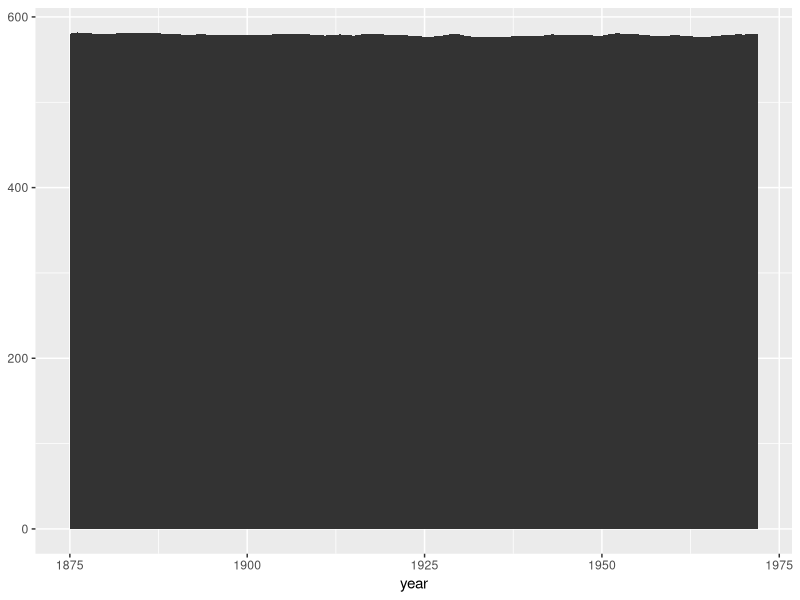
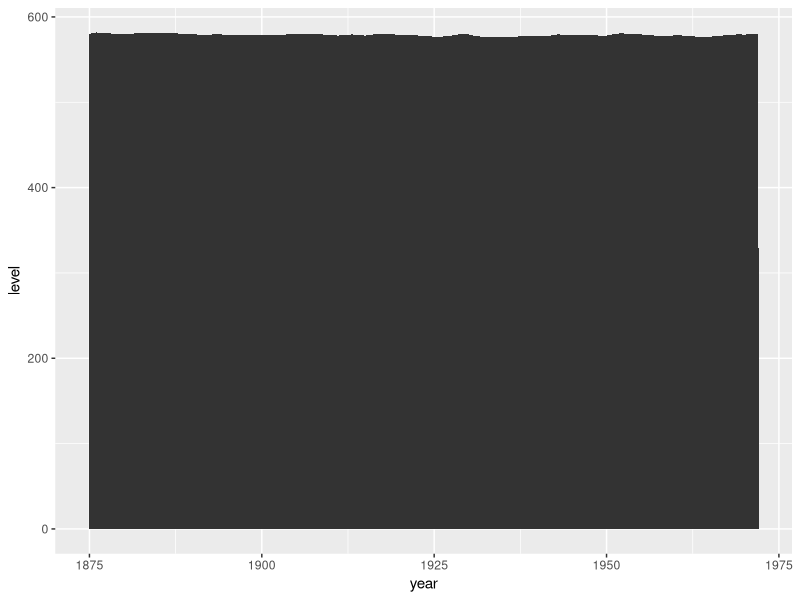
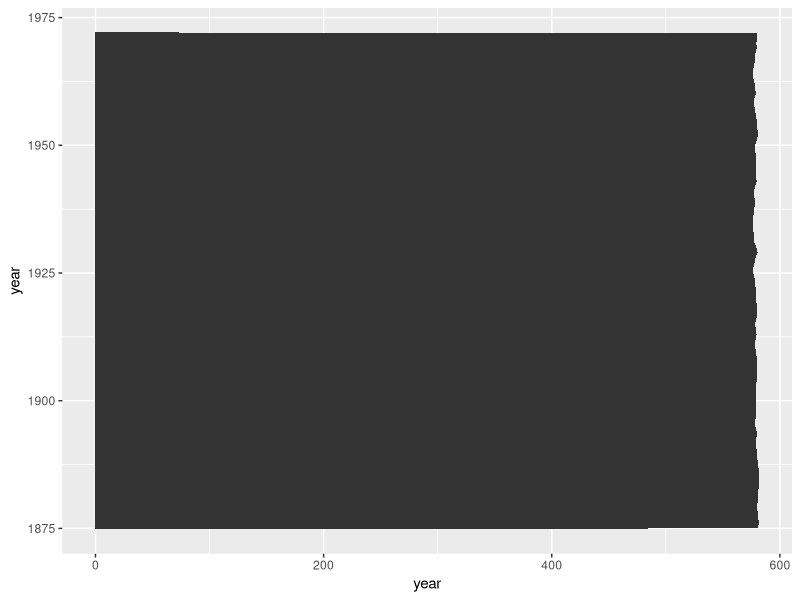
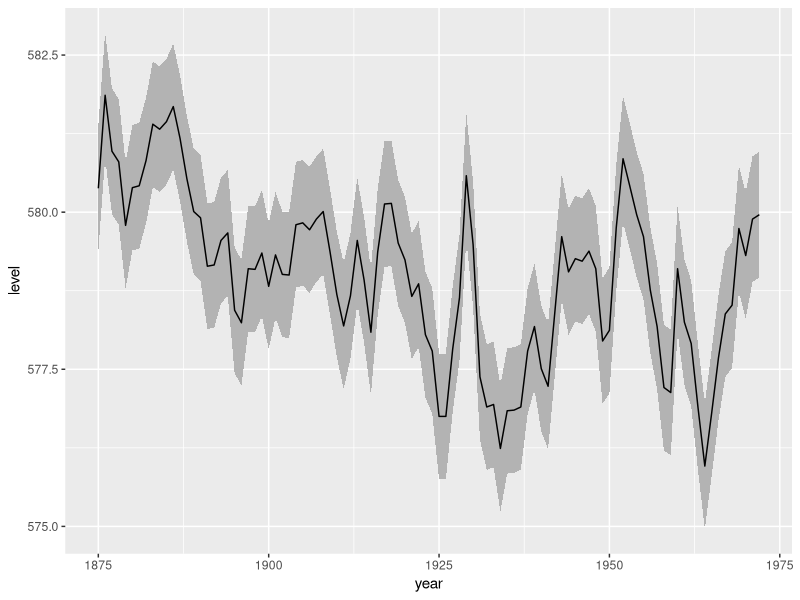

These charts were generated, in order, by the following R code:
library(ggplot2)


### Name: geom_ribbon
### Title: Ribbons and area plots
### Aliases: geom_ribbon geom_area

### ** Examples

# Generate data
huron <- data.frame(year = 1875:1972, level = as.vector(LakeHuron))
h <- ggplot(huron, aes(year))

h + geom_ribbon(aes(ymin=0, ymax=level))
h + geom_area(aes(y = level))

# Orientation cannot be deduced by mapping, so must be given explicitly for
# flipped orientation
h + geom_area(aes(x = level, y = year), orientation = "y")

# Add aesthetic mappings
h +
  geom_ribbon(aes(ymin = level - 1, ymax = level + 1), fill = "grey70") +
  geom_line(aes(y = level))



